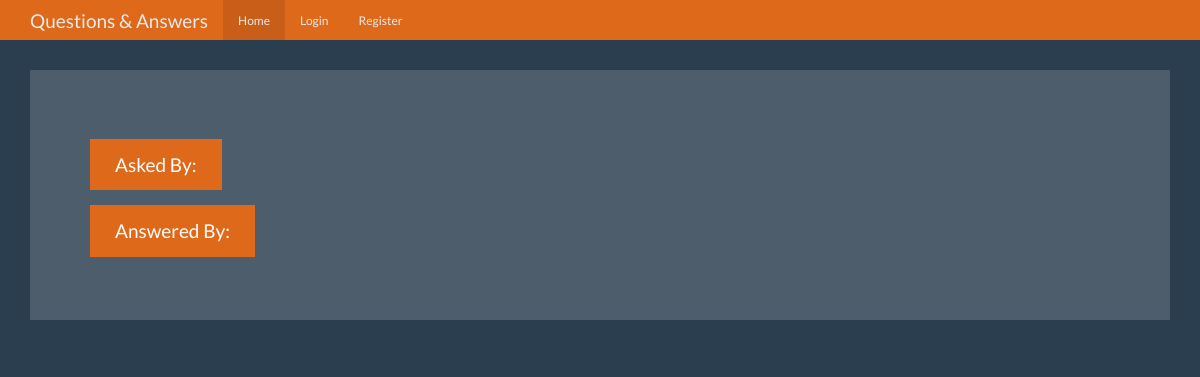
/question/1, run on an earlier commit of the app's database.
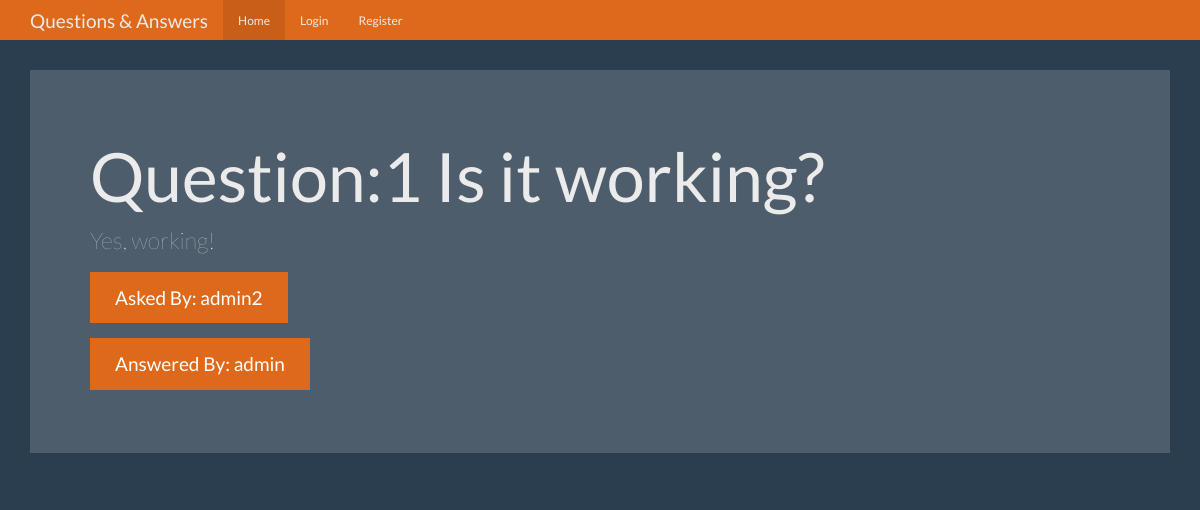
And on a later commit of the database.
### tables this page shows
CREATE TABLE questions (
    id integer primary key autoincrement,
    question_text text not null,
    answer_text text,
    asked_by_id integer not null,
    expert_id integer not null
);

CREATE TABLE user (
    id integer primary key autoincrement,
    name text not null,
    password text not null,
    expert boolean not null,
    admin boolean not null
);

### app.py (the view)
@app.route('/question/<question_id>')
def question(question_id):
    user = get_current_user()
    db=get_db()
    question_cur=db.execute('''select questions.question_text, questions.answer_text,
                                    askers.name as asker_name, experts.name as expert_name
                                from questions
                                join user as askers
                                on askers.id=questions.asked_by_id
                                join user as experts
                                on experts.id=questions.expert_id
                                where questions.id = ?''', [question_id])
    question_results=question_cur.fetchone()
    return render_template('question.html', user=user, question=question_results)

### app.py (called while the page is built)
def get_current_user():
    user_result=None
    if 'user' in session:
        user=session['user']
        db=get_db()
        user_curr=db.execute('select id, name, password, expert, admin from user where name=?', [user])
        user_result = user_curr.fetchone()
    return user_result

### database.py (called while the page is built)
def connect_db():
    sql=sqlite3.connect('F:\\IIIT Bhubaneswar\\ML\\QnA_App\\questions.db')
    sql.row_factory=sqlite3.Row  # converting tuples to dictionaries
    return sql

def get_db():
    if not hasattr(g,'sqlite3_db'):
        g.sqlite3_db=connect_db()
    return g.sqlite3_db

### templates/question.html (shortened to what this page needs)
{% extends "base.html" %}
{% from "show_links.html" import show_links %}
{% block nav %}
  {{ show_links(user) }}
{% endblock %}
{% block body %}
      <div class="jumbotron">
        <h1>{{ question['question_text'] }}</h1>
        <p>{{ question['answer_text'] }}</p>
        <p><a class="btn btn-primary btn-lg">Asked By: {{ question['asker_name'] }}</a></p>
        <p><a class="btn btn-primary btn-lg">Answered By: {{ question['expert_name'] }}</a></p>
      </div>
{% endblock %}

What changed in the data, as far as the page shows it:
added questions: question_text "Question:1 Is it working?", answer_text "Yes, working!"
added user: asker_name "admin2"
now on this page (row edited): user: expert_name "admin"
